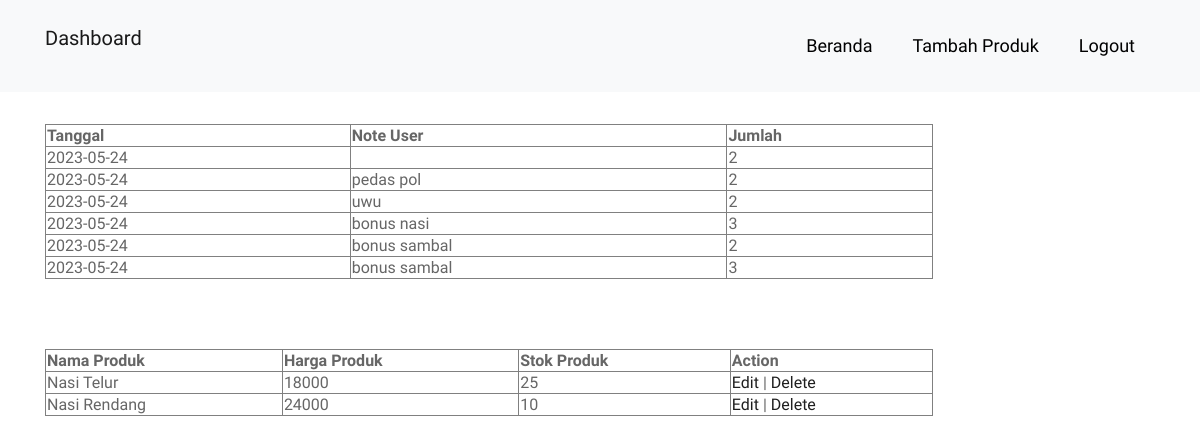
The app's page / (signed in) with its own data.
### tables this page shows
CREATE TABLE `tbl_transaksi` (
  `id_transaksi` int(11) NOT NULL,
  `tgl_transaksi` date NOT NULL,
  `rp_total` int(11) NOT NULL,
  `note_user` varchar(200) NOT NULL,
  `status` int(11) NOT NULL,
  `id_method` int(11) NOT NULL,
  `id_user` int(11) NOT NULL,
  `id_produk` int(11) NOT NULL,
  `qty` int(11) NOT NULL
);

CREATE TABLE `tbl_produk` (
  `id_produk` int(11) NOT NULL,
  `nm_produk` varchar(100) NOT NULL,
  `deskripsi` varchar(200) NOT NULL,
  `rp_harga` int(11) NOT NULL,
  `stok` int(11) NOT NULL,
  `img_url` varchar(255) NOT NULL
);

### index.php (the view, shortened to what this page needs)
<?php
include_once("config.php");
$result = mysqli_query($mysqli, "SELECT * FROM tbl_produk ORDER BY id_produk DESC");
$result2 = mysqli_query($mysqli, "SELECT * FROM tbl_transaksi ORDER BY id_transaksi DESC");
?>
<html>
<head>
    <link rel="stylesheet" href="src/style/css/bootstrap.min.css">
    <link rel="stylesheet" href="src/style/css/style.css">
    <link rel="stylesheet" href="src/style/css/responsive.css">
    <link rel="stylesheet" href="src/style/css/custom.css">
</head>
<body>
    <header class="top-navbar">
		<nav class="navbar navbar-expand-lg navbar-light bg-light">
			<div class="container">
				<a class="navbar-brand" href="index.php">
					<p>Dashboard</p>
				</a>
				<div class="collapse navbar-collapse" id="navbars-rs-food">
					<ul class="navbar-nav ml-auto">
						<li class="nav-item"><a class="nav-link" href="home.php">Beranda</a></li>
						<li class="nav-item"><a class="nav-link" href="add.php">Tambah Produk</a></li>
						<li class="nav-item"><a class="nav-link" href="logout.php">Logout</a></li>
					</ul>
				</div>
			</div>
		</nav>
	</header>
 <br><br>
    <div class="about-section-box">
    <div class="container">
        <table width='80%' border=1>
            <tr>
                <th>Tanggal</th>
                <th>Note User</th>
                <th>Jumlah</th>
            </tr>
            <?php
            while($user_data2 = mysqli_fetch_array($result2)) {
                echo "<tr>";
                echo "<td>".$user_data2['tgl_transaksi']."</td>";
                echo "<td>".$user_data2['note_user']."</td>";
                echo "<td>".$user_data2['qty']."</td></tr>";
            }
            ?>
        </table>
    </div>
    <div class="about-section-box">
    <div class="container">
        <table width='80%' border=1>
            <tr>
                <th>Nama Produk</th> <th>Harga Produk</th> <th>Stok Produk</th> <th>Action</th>
            </tr>
            <?php
            while($user_data = mysqli_fetch_array($result)) {
                echo "<tr>";
                echo "<td>".$user_data['nm_produk']."</td>";
                echo "<td>".$user_data['rp_harga']."</td>";
                echo "<td>".$user_data['stok']."</td>";
                echo "<td><a href='edit.php?id=$user_data[id_produk]'>Edit</a> | <a href='delete.php?id=$user_data[id_produk]'>Delete</a></td></tr>";
            }
            ?>
        </table>
    </div>
</body>
</html>

### src/style/css/style.css (style rules this page uses)
body { color: #666666; font-size: 15px; font-family: 'Athiti', sans-serif; line-height: 1.80857; }
a { color: #1f1f1f; text-decoration: none !important; outline: none !important; -webkit-transition: all .3s ease-in-out; -moz-transition: all .3s ease-in-out; -ms-transition: all .3s ease-in-out; -o-transition: all .3s ease-in-out; transition: all .3s ease-in-out; }
a { color: #1f1f1f; text-decoration: none; outline: none; }
a, .btn { text-decoration: none !important; outline: none !important; -webkit-transition: all .3s ease-in-out; -moz-transition: all .3s ease-in-out; -ms-transition: all .3s ease-in-out; -o-transition: all .3s ease-in-out; transition: all .3s ease-in-out; }
ul, li, ol { list-style: none; margin: 0px; padding: 0px; }
.top-navbar { position: relative; z-index: 10; }
.top-navbar .navbar { padding: 15px 0px; position: fixed; width: 100%; transition: height .3s ease-out, background .3s ease-out, box-shadow .3s ease-out; -webkit-transform: translate3d(0, 0, 0); transform: translate3d(0, 0, 0); z-index: 100; }
.top-navbar .navbar-light .navbar-nav .nav-link { color: #010101; font-size: 18px; padding: 0px 20px; border-radius: 4px; }
.about-section-box { padding: 70px 0px; }

### records on screen
tbl_transaksi: tgl_transaksi "2023-05-24", qty "2"
tbl_transaksi: tgl_transaksi "2023-05-24", note_user "pedas pol", qty "2"
tbl_transaksi: tgl_transaksi "2023-05-24", note_user "uwu", qty "2"
tbl_transaksi: tgl_transaksi "2023-05-24", note_user "bonus nasi", qty "3"
tbl_transaksi: tgl_transaksi "2023-05-24", note_user "bonus sambal", qty "2"
tbl_transaksi: tgl_transaksi "2023-05-24", note_user "bonus sambal", qty "3"
tbl_produk: nm_produk "Nasi Telur", rp_harga "18000", stok "25"
tbl_produk: nm_produk "Nasi Rendang", rp_harga "24000", stok "10"
